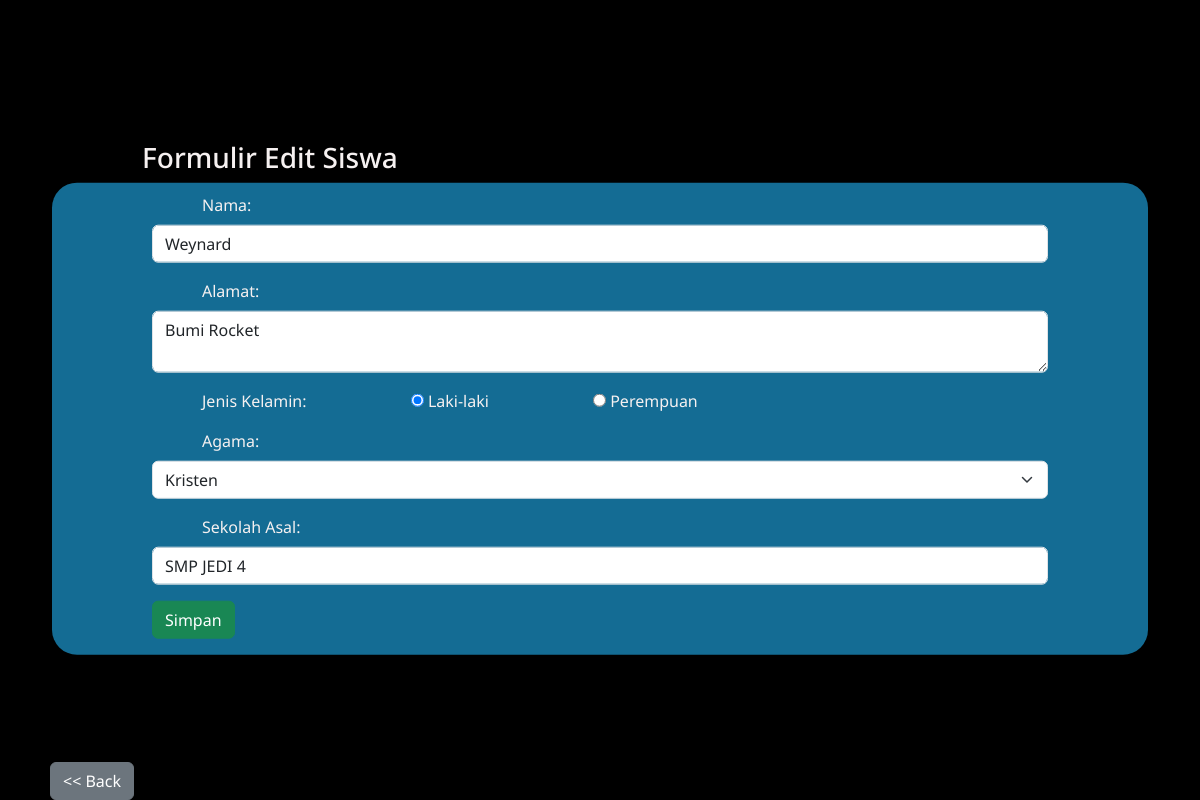
The app's page /form-edit.php?id=2 with its own data.
### tables this page shows
CREATE TABLE `calon_siswa` (
  `id` int(11) NOT NULL,
  `nama` varchar(64) NOT NULL,
  `alamat` varchar(255) NOT NULL,
  `jenis_kelamin` varchar(16) NOT NULL,
  `agama` varchar(16) NOT NULL,
  `sekolah_asal` varchar(64) NOT NULL
);

### form-edit.php (the view, shortened to what this page needs)
<?php
include("config.php");
$id = $_GET['id'];
$sql = "SELECT * FROM calon_siswa WHERE id=$id";
$query = mysqli_query($db, $sql);
$siswa = mysqli_fetch_assoc($query);
?>
<!DOCTYPE html>
<html lang="en">
<head>
    <link href="https://cdn.jsdelivr.net/npm/bootstrap@5.3.0-alpha3/dist/css/bootstrap.min.css" rel="stylesheet">
    <link rel="stylesheet" href="css/style.css">
</head>
<body>
    <div class="container position-absolute top-50 start-50 translate-middle">
        <header>
            <h3>Formulir Edit Siswa</h3>
        </header>
        <form action="proses-edit.php" method="POST">
            <fieldset>
                <div class="mb-3">
                    <label for="nama" class="form-label">Nama: </label>
                    <input type="text" class="form-control" name="nama" placeholder="nama lengkap" value="<?php echo $siswa['nama'] ?>" />
                </div>
                <div class="mb-3">
                    <label for="alamat" class="form-label">Alamat: </label>
                    <textarea name="alamat" class="form-control"><?php echo $siswa['alamat'] ?></textarea>
                </div>
                <div class="mb-3">
                    <label for="jenis_kelamin" class="form-check-label">Jenis Kelamin: </label>
                    <?php $jk = $siswa['jenis_kelamin']; ?>
                    <label><input type="radio" name="jenis_kelamin" value="laki-laki" <?php echo ($jk == 'laki-laki') ? "checked" : "" ?>> Laki-laki</label>
                    <label><input type="radio" name="jenis_kelamin" value="perempuan" <?php echo ($jk == 'perempuan') ? "checked" : "" ?>> Perempuan</label>
                </div>
                <div class="mb-3">
                    <label for="agama" class="form-label">Agama: </label>
                    <?php $agama = $siswa['agama']; ?>
                    <select class="form-select" name="agama">
                        <option <?php echo ($agama == 'Kristen') ? "selected" : "" ?>>Kristen</option>
                    </select>
                </div>
                <div class="mb-3">
                    <label for="sekolah_asal" class="form-label">Sekolah Asal: </label>
                    <input class="form-control" type="text" name="sekolah_asal" placeholder="nama sekolah" value="<?php echo $siswa['sekolah_asal'] ?>" />
                </div>
                <div class="mb-3">
                    <input class="btn btn-success" type="submit" value="Simpan" name="simpan" />
                </div>
            </fieldset>
        </form>
    </div>
    <div class="position-absolute bottom-0 start-0">
        <a href="list-siswa.php" class="btn btn-secondary">
            << Back</a>
    </div>
</body>
</html>

### css/style.css (style rules this page uses)
:root { --primary: #f6f1f1; --secondary: #19a7ce; --tertiary: #146c94; --bg: #000000; }
* { margin: 0; padding: 0 50px; box-sizing: border-box; outline: none; border: none; text-decoration: none; }
body { font-family: "Noto Sans", sans-serif; background-color: var(--bg); color: var(--primary); }
.container { text-align: center; align-items: center; justify-content: center; }
form { align-items: center; justify-content: center; background-color: var(--tertiary); padding-top: 10px; margin: 5px 10px; border-radius: 25px; outline: #000000; }

### form-edit.php (style rules this page uses)
* { text-align: justify; }

### records on screen
calon_siswa: nama "Weynard", alamat "Bumi Rocket", jenis_kelamin "☑ Laki-laki", jenis_kelamin "☐ Perempuan", agama "Kristen", sekolah_asal "SMP JEDI 4"
